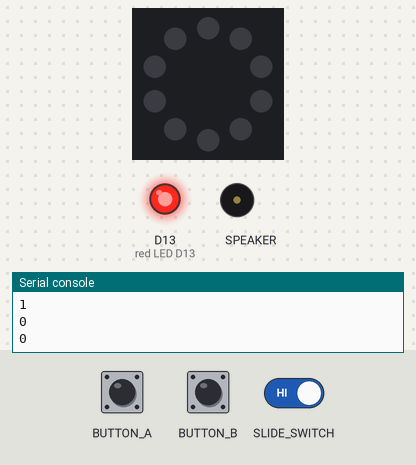
This program was run on a simulated Circuit Playground running CircuitPython. Parts: the board's ring of 10 RGB LEDs (number 0 left of the top, counting anticlockwise), output pins drawn as LEDs (lit = HIGH), buzzer (waves = sounding), the last lines printed to the serial console. The test bench sets the inputs (shaded band). Dim RGB values are drawn brighter than linear; random numbers come from a fixed seed; audio playback is drawn as a buzzer.

Above: at 1.2 s.
1.3 s: slide switch moved to the right
At 3.7 s:
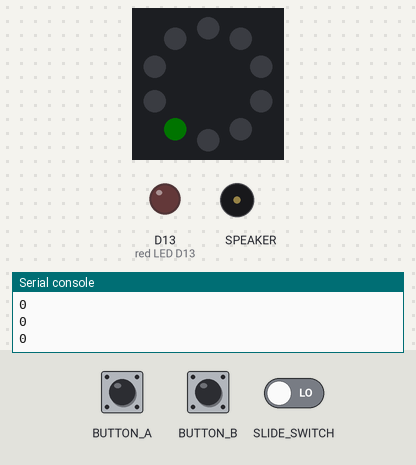
4.3 s: slide switch moved to the left
At 5.2 s:
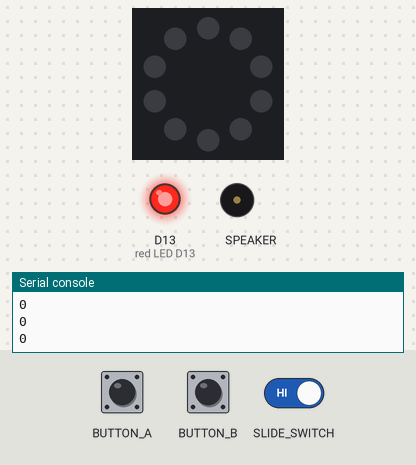
7.3 s: button A pressed for 0.15 s
At 10.29 s:
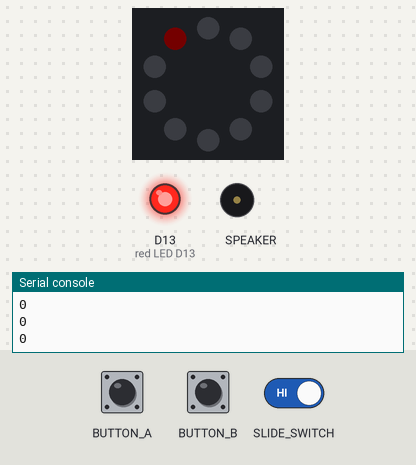
10.4 s: button B pressed for 0.15 s
At 10.8 s:
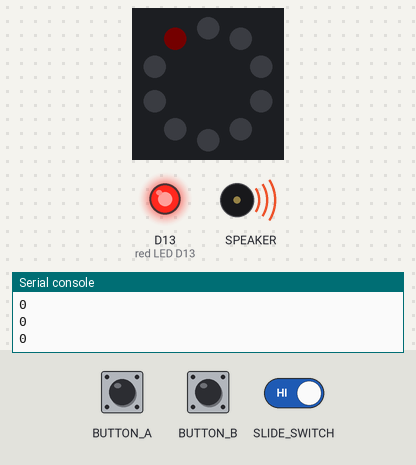
13.5 s: button B pressed for 1 s
At 16.4 s:
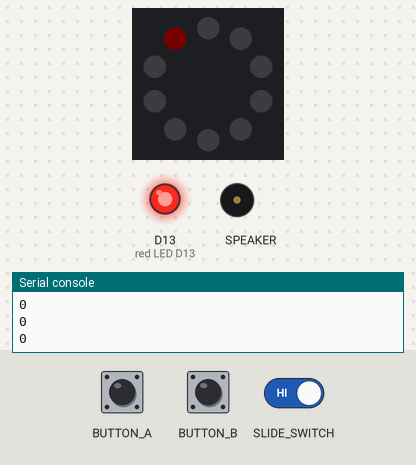
17.5 s: button A pressed for 1 s
At 18.6 s:
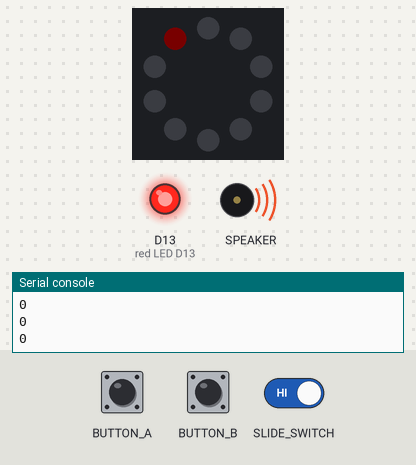
Timing chart, 0 to 21.0 s (numbered marks = the images above; inputs shaded):
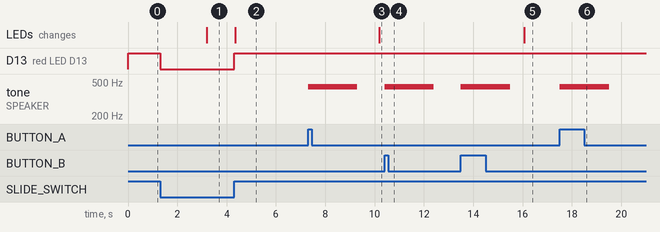

Measured:
- after the input at 1.3 s, D13 (red LED D13): HIGH → LOW at once; the LEDs: change after 1.9 s (image 1)
- after the input at 4.3 s, D13 (red LED D13): LOW → HIGH at once
- after the input at 7.3 s, tone on SPEAKER: silent → 440 Hz at once, → silent 2.0 s later
- after the input at 10.4 s, tone on SPEAKER: silent → 440 Hz at once, → silent 2.0 s later
- after the input at 13.5 s, tone on SPEAKER: silent → 440 Hz at once, → silent 2.0 s later
- after the input at 17.5 s, tone on SPEAKER: silent → 440 Hz at once, → silent 2.0 s later

The program:

pomodoro.py
```python
"""
For CIRCUITPLAYGROUND_EXPRESS
Easily make a circuitplayground express into a low-information pomodoro timer!
The point is to have a background pomodoro timer that doesn't display an actual time amount,
which can break your flow.

Slide the switch to change between pomodoro mode and break mode.
Break period is set to 8 minutes by default with Green leds,
 work period to 25 with Red leds

As the time elapses, more leds will slowly turn on to give you a sense of your progress through time.
After you reach the end of the period, the board will begin to blink to let you know, in a low-information way, that you're over.

You can find out how many Pomodoros you have completed by pressing the button and counting the chimes
"""

import time
from adafruit_circuitplayground.express import cpx
from random import random
from math import cos

# Set this as a float from 0 to 1 to change the brightness. The decimal represents a percentage.
# So, 0.3 means 30% brightness!
cpx.pixels.brightness = 0.1

# Changes to NeoPixel state will not happen without explicitly calling show()
cpx.pixels.auto_write = False


def shuffle(seq):
    return sorted(seq, key=lambda x: random())


MINUTE = 60
WORK_LENGTH = 25 * MINUTE
BREAK_LENGTH = 8 * MINUTE

# time.monotonic() allows for non-blocking LED animations!
start = time.monotonic()

state_start = start
is_pomo = cpx.switch
pixel_order = shuffle(list(range(10)))
pomo_pixels = [0] * 10
total_pomos = 1

while True:
    old_is_pomo = is_pomo
    is_pomo = cpx.switch
    cpx.pixels.brightness = 0.1

    now = time.monotonic()
    if is_pomo != old_is_pomo:
        # If we change states, then reset linger counter
        state_start = now
        pomo_pixels = [0] * 10
        pixel_order = shuffle(list(range(10)))
        if not is_pomo:
            total_pomos += 1

    linger_time = now - state_start

    if is_pomo:
        # In pomodoro state, we want to slowly fill up with red on all the leds over 25 minutes
        # I want to slowly ooze around the wheel getting gradually more and more red...
        # Probably I ultimately want some kind of perlin-esque distribution
        # with gamma correction

        total_points = int(((255 * 10) / WORK_LENGTH) * linger_time)
    else:
        total_points = int(((255 * 10) / BREAK_LENGTH) * linger_time)

    already_spent = sum(pomo_pixels)
    points_to_distribute = total_points - already_spent
    print(points_to_distribute)
    if not pixel_order:
        # We're over-time so let's flash brightness to remind the human to switch
        # Flash speed is related to how long overtime we have gone
        flash_speed = 10 / ((points_to_distribute + 1) / 100)  # seconds to flash
        cpx.pixels.brightness = 0.4 * cos(3.14 * linger_time / flash_speed)
        print(cpx.pixels.brightness)
        cpx.pixels.show()

        continue

    if pomo_pixels[pixel_order[0]] == 255:
        pixel_order.pop(0)

    if not pixel_order:
        continue

    pomo_pixels[pixel_order[0]] += points_to_distribute
    pomo_pixels[pixel_order[0]] = min(pomo_pixels[pixel_order[0]], 255)

    # Draw
    for idx, illumination_value in enumerate(pomo_pixels):
        if is_pomo:
            cpx.pixels[idx] = [illumination_value, 0, 0]
        else:
            cpx.pixels[idx] = [0, illumination_value, 0]

    cpx.pixels.show()

    # If the switch is to the left, it returns True!
    cpx.red_led = cpx.switch

    # Press the buttons to play sounds!
    if cpx.button_a:
        for x in range(total_pomos):
            cpx.play_file("drama.wav")

    elif cpx.button_b:
        for x in range(total_pomos):
            cpx.play_file("low_fade.wav")
```
